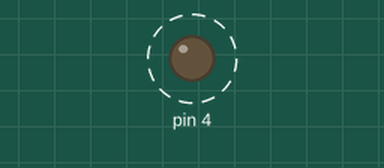
Simulated run of this sketch. Board: Arduino Uno, built with avr-gcc and run on an emulated ATmega328P. Shown: output pins drawn as LEDs (lit = HIGH). Dashed ring = blinking. What the sketch prints to the serial monitor is not drawn.

Above: at 0.8 s.
Timing chart, 0 to 3.4 s (numbered marks = the images above):
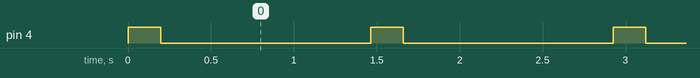

Measured:
- by itself, pin 4: alternates HIGH for 0.20 s and LOW for 1.3 s

The sketch:

UART_lattency.ino
```cpp
void setup() {
  Serial.begin(9600);
  pinMode(4, OUTPUT);
  digitalWrite(4, 0);

}

void loop() {
  digitalWrite(4, 1);
  for (int i = 0; i<255; i++){
    Serial.write(1);
  }
  digitalWrite(4, 0);
  for (int i = 0; i<255; i++){
    Serial.write(0);
  }

  delay(1000);
}
```
